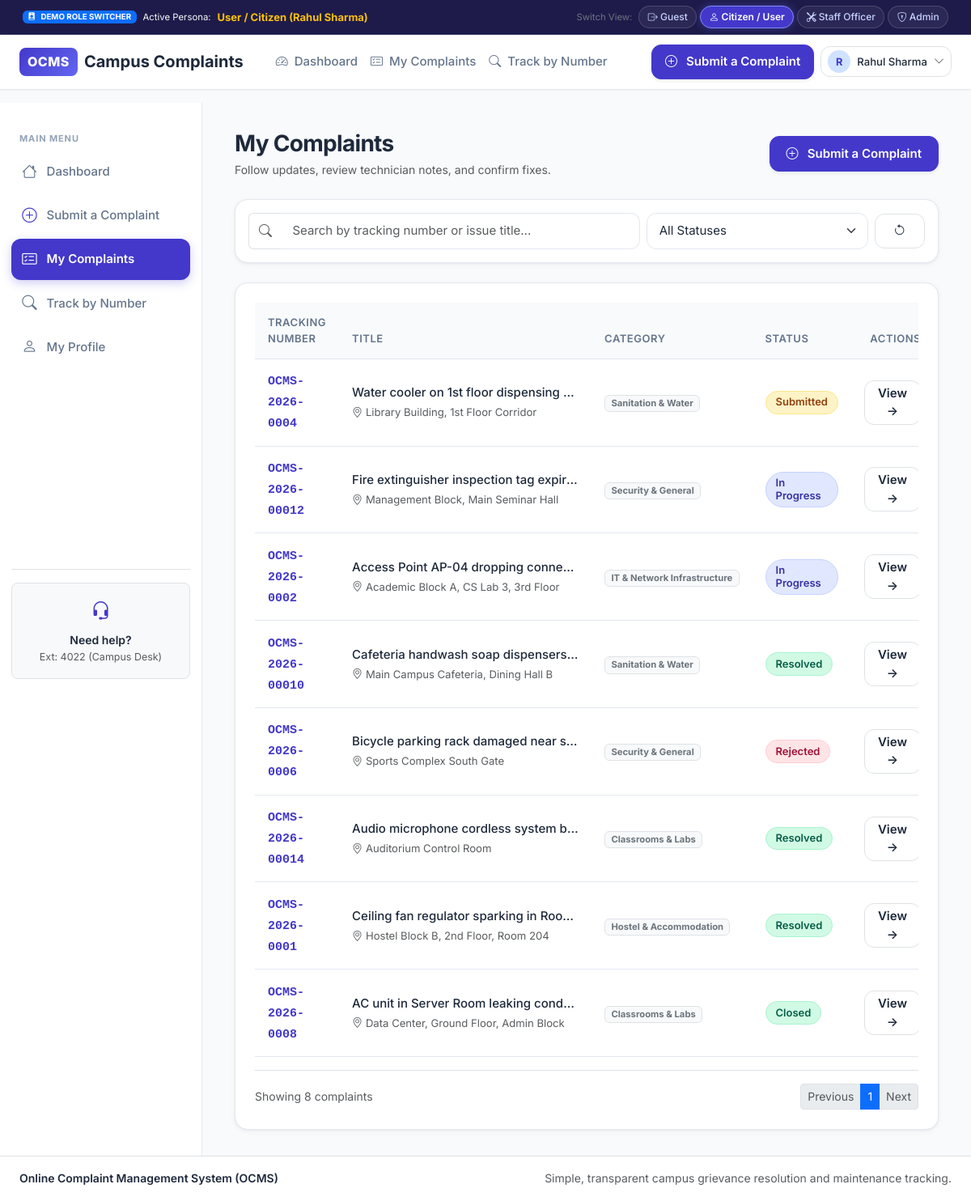
/complaints/my (signed in), run on the app's committed database.
### app/models.py (models this page shows, shortened)
class User(UserMixin, db.Model):
    __tablename__ = 'users'
    id = db.Column(db.Integer, primary_key=True)
    name = db.Column(db.String(100), nullable=False)
    email = db.Column(db.String(120), unique=True, nullable=False, index=True)
    phone = db.Column(db.String(20), nullable=True)
    password_hash = db.Column(db.String(255), nullable=False)
    role = db.Column(db.String(20), default='user', nullable=False, index=True)  # 'user', 'staff', 'admin'
    is_active = db.Column(db.Boolean, default=True, nullable=False)
    department = db.Column(db.String(100), nullable=True)
    failed_attempts = db.Column(db.Integer, default=0, nullable=False)
    locked_until = db.Column(SliceableDateTimeType, nullable=True)
    created_at = db.Column(SliceableDateTimeType, default=datetime.utcnow, nullable=False)
    complaints = db.relationship('Complaint', foreign_keys='Complaint.user_id', backref='user', lazy=True)
    assigned_complaints = db.relationship('Complaint', foreign_keys='Complaint.assigned_to', backref='assignee', lazy=True)
    notifications = db.relationship('Notification', backref='user', lazy=True, cascade='all, delete-orphan')

class Complaint(db.Model):
    __tablename__ = 'complaints'
    id = db.Column(db.Integer, primary_key=True)
    tracking_number = db.Column(db.String(30), unique=True, nullable=False, index=True)
    user_id = db.Column(db.Integer, db.ForeignKey('users.id'), nullable=False, index=True)
    category_id = db.Column(db.Integer, db.ForeignKey('categories.id'), nullable=False)
    department_id = db.Column(db.Integer, db.ForeignKey('departments.id'), nullable=True)
    title = db.Column(db.String(200), nullable=False)
    description = db.Column(db.Text, nullable=False)
    location = db.Column(db.String(200), nullable=True)
    priority = db.Column(db.String(20), default='Medium', nullable=False)  # Low, Medium, High, Urgent
    status = db.Column(db.String(30), default='Submitted', nullable=False, index=True)
    attachment_path = db.Column(db.String(255), nullable=True)
    assigned_to = db.Column(db.Integer, db.ForeignKey('users.id'), nullable=True)
    rejection_reason = db.Column(db.Text, nullable=True)
    is_anonymous = db.Column(db.Boolean, default=False, nullable=False)
    parent_id = db.Column(db.Integer, db.ForeignKey('complaints.id'), nullable=True)
    created_at = db.Column(SliceableDateTimeType, default=datetime.utcnow, nullable=False)
    updated_at = db.Column(SliceableDateTimeType, default=datetime.utcnow, onupdate=datetime.utcnow, nullable=False)
    due_at = db.Column(SliceableDateTimeType, nullable=True)
    resolved_at = db.Column(SliceableDateTimeType, nullable=True)
    department = db.relationship('Department', backref='complaints', lazy=True)
    updates = db.relationship('ComplaintUpdate', backref='complaint', lazy=True, order_by='ComplaintUpdate.created_at.asc()', cascade='all, delete-orphan')
    feedback = db.relationship('Feedback', backref='complaint', uselist=False, lazy=True, cascade='all, delete-orphan')
    @property
    def complaint_no(self):
        return self.tracking_number
    @property
    def subject(self):
        return self.title
    @property
    def category_name(self):
        return self.category.name if self.category else 'General'

class Category(db.Model):
    __tablename__ = 'categories'
    id = db.Column(db.Integer, primary_key=True)
    name = db.Column(db.String(100), unique=True, nullable=False)
    description = db.Column(db.Text, nullable=True)
    sla_hours = db.Column(db.Integer, default=48, nullable=False)
    icon = db.Column(db.String(50), default='bi-tag', nullable=False)
    is_active = db.Column(db.Boolean, default=True, nullable=False)
    default_priority = db.Column(db.String(20), default='Medium', nullable=False)
    complaints = db.relationship('Complaint', backref='category', lazy=True)

### app/user/routes.py (the view, shortened to what this page needs)
@user_bp.route('/complaints')
@user_bp.route('/complaints/my')
@login_required
def my_complaints():
    user_id = current_user.id
    status_filter = request.args.get('status', 'all').strip()
    priority_filter = request.args.get('priority', 'all').strip()
    search_term = request.args.get('search', '').strip()
    page = request.args.get('page', 1, type=int)
    query = Complaint.query.filter_by(user_id=user_id)
    if status_filter and status_filter != 'all':
        query = query.filter_by(status=status_filter)
    if priority_filter and priority_filter != 'all':
        query = query.filter_by(priority=priority_filter)
    query = query.order_by(Complaint.created_at.desc())
    complaints = query.all()
    return render_template(
        'user/my_complaints.html',
        is_dashboard=True,
        active_page='my_complaints',
        complaints=complaints,
        current_status=status_filter,
        current_priority=priority_filter,
        current_search=search_term
    )

### app/__init__.py (called while the page is built)
@login_manager.user_loader
def load_user(user_id):
    return db.session.get(User, int(user_id))

def smart_url_for(endpoint, **values):
    try:
        return flask_url_for(endpoint, **values)
    except Exception:
        for prefix in ['auth', 'user', 'admin', 'staff', 'main']:
            try:
                return flask_url_for(f"{prefix}.{endpoint}", **values)
            except Exception:
                pass
        return flask_url_for(endpoint, **values)

### app/models.py (called while the page is built)
    def process_result_value(self, value, dialect):
        if value is not None:
            return SliceableDateTime(
                value.year, value.month, value.day,
                value.hour, value.minute, value.second,
                value.microsecond, value.tzinfo
            )
        return value

### templates/user/my_complaints.html (shortened to what this page needs)
{% extends 'base.html' %}
{% block content %}
<div class="d-flex flex-wrap justify-content-between align-items-center mb-4">
  <div>
    <h2 class="fw-bold text-dark mb-1">My Complaints</h2>
    <p class="text-muted small mb-0">Follow updates, review technician notes, and confirm fixes.</p>
  </div>
  <a href="{{ url_for('submit_complaint') }}" class="btn btn-primary shadow-sm mt-3 mt-md-0">
    <i class="bi bi-plus-circle me-1"></i> Submit a Complaint
  </a>
</div>
<div class="ocms-card p-3 mb-4">
  <form action="{{ url_for('my_complaints') }}" method="GET" class="row g-2 align-items-center">
    <div class="col-md-7">
      <div class="input-group">
        <span class="input-group-text bg-white border-end-0 text-muted"><i class="bi bi-search"></i></span>
        <input type="text" name="search" class="form-control border-start-0" placeholder="Search by tracking number or issue title..." value="{{ current_search or '' }}">
      </div>
    </div>
    <div class="col-md-4">
      <select name="status" class="form-select" onchange="this.form.submit()">
        <option value="all" {% if current_status == 'all' or not current_status %}selected{% endif %}>All Statuses</option>
      </select>
    </div>
    <div class="col-md-1 text-end">
      <a href="{{ url_for('my_complaints') }}" class="btn btn-light border w-100" title="Reset">
        <i class="bi bi-arrow-counterclockwise"></i>
      </a>
    </div>
  </form>
</div>
<div class="ocms-card p-4">
  {% if complaints %}
  <div class="table-responsive">
    <table class="table align-middle filterable-table">
      <thead>
        <tr>
          <th>Tracking Number</th>
          <th>Title</th>
          <th>Category</th>
          <th>Status</th>
          <th class="text-end">Actions</th>
        </tr>
      </thead>
      <tbody>
        {% for comp in complaints %}
        <tr>
          <td>
            <a href="{{ url_for('complaint_detail', complaint_no=comp.complaint_no) }}" class="fw-semibold text-primary text-decoration-none font-monospace">
              {{ comp.complaint_no }}
            </a>
          </td>
          <td>
            <a href="{{ url_for('complaint_detail', complaint_no=comp.complaint_no) }}" class="text-dark fw-medium text-decoration-none d-block text-truncate" style="max-width: 280px;">
              {{ comp.subject }}
            </a>
            {% if comp.location %}
            <small class="text-muted"><i class="bi bi-geo-alt"></i> {{ comp.location }}</small>
            {% endif %}
          </td>
          <td>
            <span class="badge bg-light text-secondary border">{{ comp.category_name }}</span>
          </td>
          <td>
            <span class="badge-status badge-{{ comp.status | lower | replace(' ', '') }}">
              {{ comp.status }}
            </span>
          </td>
          <td class="text-end">
            <a href="{{ url_for('complaint_detail', complaint_no=comp.complaint_no) }}" class="btn btn-sm btn-light border py-1 px-3">
              View &rarr;
            </a>
          </td>
        </tr>
        {% endfor %}
      </tbody>
    </table>
  </div>
  <div class="d-flex justify-content-between align-items-center mt-3 pt-3 border-top small text-muted">
    <span>Showing {{ complaints|length }} complaints</span>
    <nav aria-label="Pagination">
      <ul class="pagination pagination-sm mb-0">
        <li class="page-item disabled"><a class="page-link" href="#">Previous</a></li>
        <li class="page-item active"><a class="page-link" href="#">1</a></li>
        <li class="page-item disabled"><a class="page-link" href="#">Next</a></li>
      </ul>
    </nav>
  </div>
  {% endif %}
</div>
{% endblock %}

### templates/partials/navbar.html (shortened to what this page needs)
<nav class="navbar navbar-expand-lg ocms-navbar">
  <div class="container-fluid px-3 px-md-4">
    <a class="navbar-brand d-flex align-items-center gap-2 fw-bold text-dark text-decoration-none" href="{{ url_for('index') }}">
      <span class="brand-badge fs-6">OCMS</span>
      <span class="fs-5 d-none d-sm-inline">Campus Complaints</span>
    </a>
    <div class="collapse navbar-collapse" id="ocmsNavContent">
      <ul class="navbar-nav me-auto mb-2 mb-lg-0 ms-lg-3">
        {% if not session.get('role') %}
          <li class="nav-item">
            <a class="nav-link" href="{{ url_for('index') }}"><i class="bi bi-house me-1"></i> Home</a>
          </li>
          <li class="nav-item">
            <a class="nav-link" href="{{ url_for('index') }}#categories"><i class="bi bi-grid me-1"></i> Categories</a>
          </li>
          <li class="nav-item">
            <a class="nav-link" href="{{ url_for('track_public') }}"><i class="bi bi-search me-1"></i> Track a Complaint</a>
          </li>
        {% elif session.get('role') == 'user' %}
          <li class="nav-item">
            <a class="nav-link" href="{{ url_for('user_dashboard') }}"><i class="bi bi-speedometer2 me-1"></i> Dashboard</a>
          </li>
          <li class="nav-item">
            <a class="nav-link" href="{{ url_for('my_complaints') }}"><i class="bi bi-card-checklist me-1"></i> My Complaints</a>
          </li>
          <li class="nav-item">
            <a class="nav-link" href="{{ url_for('track_public') }}"><i class="bi bi-search me-1"></i> Track by Number</a>
          </li>
        {% endif %}
      </ul>
      <div class="d-flex align-items-center flex-wrap gap-2">
        {% if not session.get('role') %}
          <a href="{{ url_for('submit_complaint') }}" class="btn btn-primary btn-sm px-3 shadow-sm">
            <i class="bi bi-plus-circle me-1"></i> Submit a Complaint
          </a>
          <a href="{{ url_for('login') }}" class="btn btn-light btn-sm px-3 border">
            Log In
          </a>
        {% else %}
          {% if session.get('role') == 'user' %}
          <a href="{{ url_for('submit_complaint') }}" class="btn btn-primary btn-sm px-3 shadow-sm">
            <i class="bi bi-plus-circle me-1"></i> Submit a Complaint
          </a>
          {% endif %}
          <div class="dropdown">
            <button class="btn btn-light btn-sm border d-flex align-items-center gap-2 py-1 px-2" type="button" data-bs-toggle="dropdown" aria-expanded="false">
              <span class="rounded-circle bg-primary-subtle text-primary d-inline-flex align-items-center justify-content-center fw-bold" style="width: 28px; height: 28px; font-size: 0.8rem;">
                {{ session.get('user_name', 'User')[:1] }}
              </span>
              <span class="fw-medium small d-none d-sm-inline">{{ session.get('user_name', 'Account') }}</span>
              <i class="bi bi-chevron-down text-muted small"></i>
            </button>
          </div>
        {% endif %}
      </div>
    </div>
  </div>
</nav>

### data on the page
User: get "Rahul Sharma"
Complaint: complaint_no "OCMS-2026-0004", subject "Water cooler on 1st floor dispensing…", location "Library Building, 1st Floor Corridor", category_name "Sanitation & Water", status "Submitted"
Complaint: complaint_no "OCMS-2026-00012", subject "Fire extinguisher inspection tag expir…", location "Management Block, Main Seminar Hall", category_name "Security & General", status "In Progress"
Complaint: complaint_no "OCMS-2026-0002", subject "Access Point AP-04 dropping conne…", location "Academic Block A, CS Lab 3, 3rd Floor", category_name "IT & Network Infrastructure", status "In Progress"
Complaint: complaint_no "OCMS-2026-00010", subject "Cafeteria handwash soap dispensers…", location "Main Campus Cafeteria, Dining Hall B", category_name "Sanitation & Water", status "Resolved"
Complaint: complaint_no "OCMS-2026-0006", subject "Bicycle parking rack damaged near s…", location "Sports Complex South Gate", category_name "Security & General", status "Rejected"
Complaint: complaint_no "OCMS-2026-00014", subject "Audio microphone cordless system b…", location "Auditorium Control Room", category_name "Classrooms & Labs", status "Resolved"
Complaint: complaint_no "OCMS-2026-0001", subject "Ceiling fan regulator sparking in Roo…", location "Hostel Block B, 2nd Floor, Room 204", category_name "Hostel & Accommodation", status "Resolved"
Complaint: complaint_no "OCMS-2026-0008", subject "AC unit in Server Room leaking cond…", location "Data Center, Ground Floor, Admin Block", category_name "Classrooms & Labs", status "Closed"

### other printed values
{{ session.get('user_name', 'User')[:1] }} "R"
{{ complaints|length }} "8"
